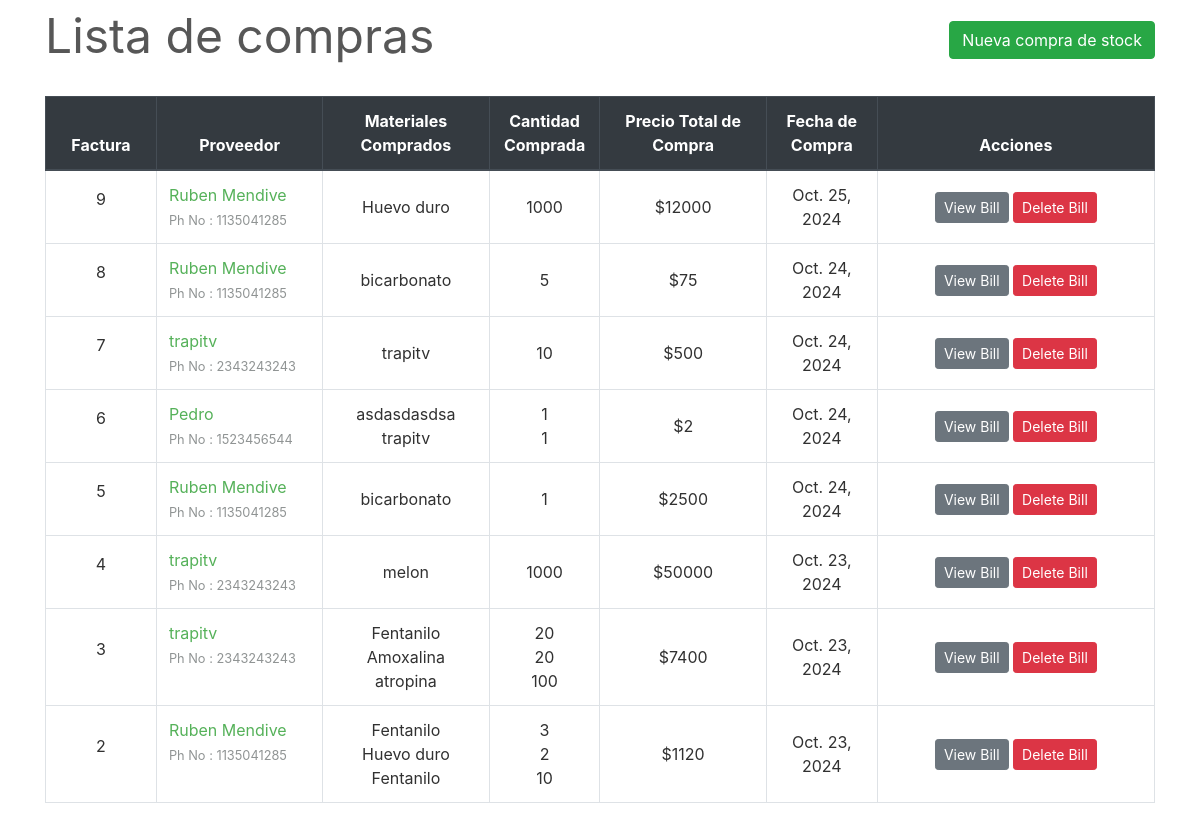
Page /transactions/purchases/ on the earlier database version.
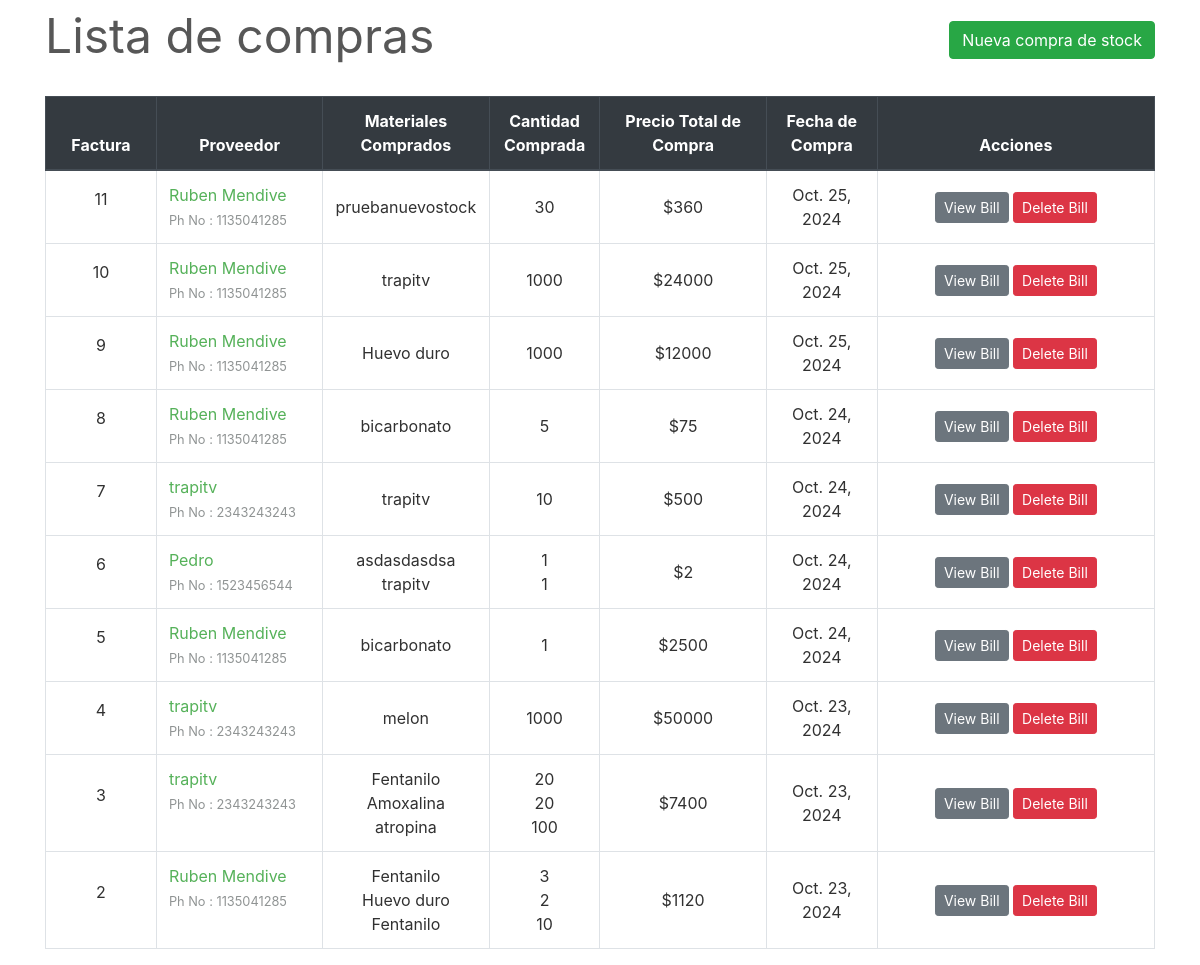
Same page on the later database version.
### transactions/models.py (models this page shows, shortened)
class PurchaseBill(models.Model):
    billno = models.AutoField(primary_key=True)
    time = models.DateTimeField(auto_now=True)
    supplier = models.ForeignKey(Supplier, on_delete = models.CASCADE, related_name='purchasesupplier')
    def get_items_list(self):
        return PurchaseItem.objects.filter(billno=self)
    def get_total_price(self):
        purchaseitems = PurchaseItem.objects.filter(billno=self)
        total = 0
        for item in purchaseitems:
            total += item.totalprice
        return total

class Supplier(models.Model):
    id = models.AutoField(primary_key=True)
    name = models.CharField(max_length=150)
    phone = models.CharField(max_length=12, unique=True)
    address = models.CharField(max_length=200)
    email = models.EmailField(max_length=254, unique=True)
    gstin = models.CharField(max_length=15, unique=True)
    is_deleted = models.BooleanField(default=False)
    def __str__(self):
	    return self.name

class PurchaseItem(models.Model):
    billno = models.ForeignKey(PurchaseBill, on_delete = models.CASCADE, related_name='purchasebillno')
    stock = models.ForeignKey(Stock, on_delete = models.CASCADE, related_name='purchaseitem')
    quantity = models.IntegerField(default=1)
    perprice = models.IntegerField(default=1)
    totalprice = models.IntegerField(default=1)

### inventory/models.py (models this page shows, shortened)
class Stock(models.Model):
    id = models.AutoField(primary_key=True)
    name = models.CharField(max_length=30, unique=True)
    category = models.CharField(
        max_length=50,
        choices=[
            ('Limpiadores varios', 'Limpiadores varios'),
            ('Productos para piscinas', 'Productos para piscinas'),
            ('Higiene personal', 'Higiene personal'),
            ('Desodorantes de piso', 'Desodorantes de piso'),
            ('Ceras de pisos', 'Ceras de pisos'),
            ('Perfumes de telas', 'Perfumes de telas'),
            ('Lavado de ropas', 'Lavado de ropas'),
            ('Envases y afines', 'Envases y afines'),
            ('Difusores ambientales', 'Difusores ambientales'),
            ('Productos para autos', 'Productos para autos'),
            ('Escencias de perfumes y desodorantes', 'Escencias de perfumes y desodorantes')
        ]
    )
    quantity = models.DecimalField(max_digits=10, decimal_places=2, default=0)
    min_stock = models.DecimalField(max_digits=10, decimal_places=2, default=0)
    is_composite = models.BooleanField(default=False)
    parent_material = models.ForeignKey(
        'self',
        on_delete=models.SET_NULL,
        null=True,
        blank=True,
        related_name='submaterials',
        help_text="Define si este material es un submaterial de otro"
    )
    is_deleted = models.BooleanField(default=False)

### transactions/views.py (the view)
class PurchaseView(ListView):
    model = PurchaseBill
    template_name = "purchases/purchases_list.html"
    context_object_name = 'bills'
    ordering = ['-time']
    paginate_by = 10

### transactions/templates/purchases/purchases_list.html (shortened to what this page needs)
{% extends "base.html" %}
{% load widget_tweaks %}
{% block content %}
    <div class="row" style="color: #575757; font-style: bold; font-size: 3rem;">
        <div class="col-md-8">Lista de compras</div>
        <div class="col-md-4">
            <div style="float:right;"> <a class="btn btn-success" href="{% url 'select-supplier' %}">Nueva compra de stock</a> </div>
        </div>
    </div>
    <br>
    <table class="table table-css table-hover table-bordered">
        <thead class="thead-dark align-middle">
            <tr>
                <th width="10%">Factura</th>
                <th width="15%">Proveedor</th>
                <th width="15%">Materiales Comprados</th>
                <th width="10%">Cantidad Comprada</th>
                <th width="15%">Precio Total de Compra</th>
                <th width="10%">Fecha de Compra</th>
                <th width="25%">Acciones</th>
            </tr>
        </thead>
{% if bills %}
        <tbody>
            {% for purchase in bills %}
            <tr>
                <td class="align-middle"> <p>{{ purchase.billno }}</p> </td>
                <td class="">
                    {% if purchase.supplier.is_deleted %}
                        {{ purchase.supplier }}<br>
                    {% else %}
                        <a href="{% url 'supplier' purchase.supplier.name %}">{{ purchase.supplier }}</a> <br>
                    {% endif %}
                    <small style="color: #909494">Ph No : {{ purchase.supplier.phone }}</small>
                </td>
                <td class="align-middle">{% for item in purchase.get_items_list %} {{ item.stock.name }} <br> {% endfor %}</td>
                <td class="align-middle">{% for item in purchase.get_items_list %} {{ item.quantity }} <br> {% endfor %}</td>
                <td class="align-middle">${{ purchase.get_total_price }}</td>
                <td class="align-middle">{{ purchase.time.date }}</td>
                <td class="align-middle"> <a href="{% url 'purchase-bill' purchase.billno %}" class="btn btn-secondary btn-sm">View Bill</a> <a href="{% url 'delete-purchase' purchase.pk %}" class="btn btn-danger btn-sm">Delete Bill</a> </td>
            </tr>
            {% endfor %}
        </tbody>
    </table>
{% else %}
        <tbody></tbody>
    </table>
    <br><br><br><br><br><br><br><br>
    <div style="color: #575757; font-style: bold; font-size: 1.5rem; text-align: center;">The records are empty. Please try adding some.</div>
{% endif %}
{% endblock content %}

### homepage/templates/base.html (shortened to what this page needs)
{% load static %}
<!DOCTYPE html>
<html lang="en">
<head>
    <link rel="stylesheet" type="text/css" href="{% static 'bootstrap/bootstrap.min.css' %}">
    <link rel="stylesheet" href="https://use.fontawesome.com/releases/v5.7.0/css/all.css">
    <link rel="stylesheet" type="text/css" href="{% static 'css/main.css' %}">
    <link rel="stylesheet" type="text/css" href="{% static 'css/sidebar.css' %}">
    <link rel="stylesheet" type="text/css" href="{% static 'css/dialogbox.css' %}">
</head>
<body>
    <main id="wrapper">
                    <div class="container">
                        {% block content %}{% endblock content %}
                    </div>
            <br>
    </main>
</body>
</html>

### homepage/static/css/main.css (style rules this page uses)
body, html { height: 100%; }
p { color: rgb(49, 49, 49); }
a { color: #55b159; }
.table-css { color: #313131; }
.align-middle { text-align: center; }

### homepage/static/css/sidebar.css (style rules this page uses)
#wrapper { display: flex; width: 100%; align-items: stretch; }

Differences in the rows shown:
added PurchaseBill: billno "11", supplier "Ruben Mendive", supplier.phone "1135041285", get_total_price "360", time "Oct. 25, 2024"
added PurchaseItem: stock.name "pruebanuevostock", quantity "30"
added PurchaseBill: billno "10", supplier "Ruben Mendive", supplier.phone "1135041285", get_total_price "24000", time "Oct. 25, 2024"
added PurchaseItem: stock.name "trapitv", quantity "1000"
